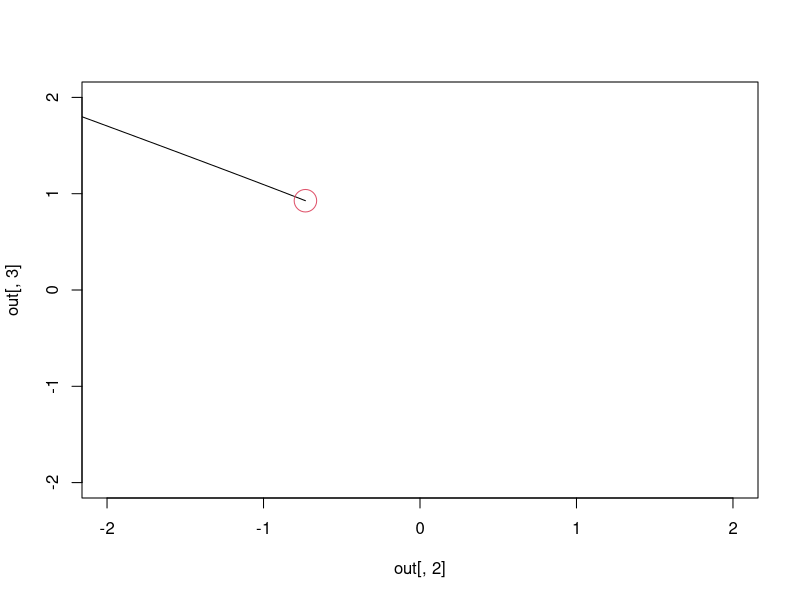

Reproduce this figure in R. (Note: this script raises an error after producing the figure.)
library(deSolve)

# define planets (immovable)
n <- 10
parms <- list(x=runif(n,-1,1),
    y=runif(n,-1,1),
  m=runif(n,0,1))

# define start and end locations
hole <- c(x=runif(1,-1,1),y=runif(1,-1,1),r=0.05)
# tee:
v_size = 0.1
state  <- c(x=runif(1,-1,1),y=runif(1,-1,1),
            v0=runif(1,-1,1)*v_size,v1=runif(1,-1,1)*v_size)

# time step and mass of the ball
dt = 1

# describe gravity here
gravity = function(t,state,parms) {
  with(as.list(state), {
    
    x_diff = parms$x-x
    y_diff = parms$y-y
    
    net_accel_vectors<- 1e-3*c(x_diff,y_diff)/
      (((x_diff^2+y_diff^2)^(3/2))/parms$m)
    
    net_accel_vectors <- c(sum(head(net_accel_vectors,n)),
                           sum(tail(net_accel_vectors,n)))
    
    return(list(c(v0,v1,net_accel_vectors)))
  })
}

# run ode here
times=seq(0,100,by=1)
out <- ode(y=state,times=times,func=gravity,parms,method="rk4")


plot(out[,3]~out[,2],type='l',xlim=c(-2,2),ylim=c(-2,2))
points(state[2]~state[1],cex=3,col=2)
draw.circle(x=hole[1],y=hole[2],radius=hole[3],col=1)
for(i in 1:n){
  draw.circle(x=parms$x[i],y=parms$y[i],radius=(parms$m[i]*1e-2)^(1/3),col=3)
}
